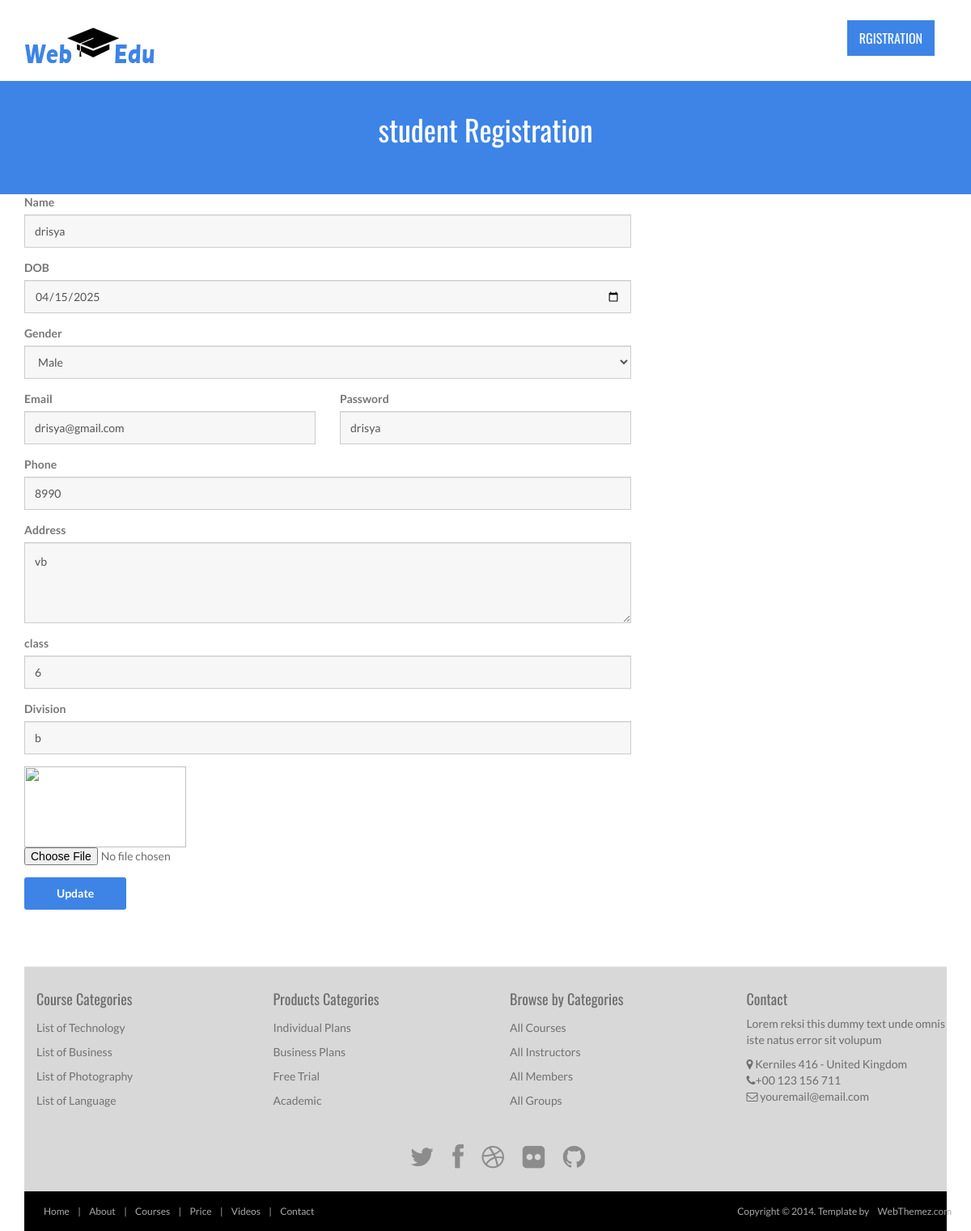
The app's page /editstudent.php?id=5 with its own data.
### tables this page shows
CREATE TABLE `studentreg` (
  `id` int(11) NOT NULL,
  `name` varchar(50) NOT NULL,
  `dob` date NOT NULL,
  `gender` varchar(50) NOT NULL,
  `email` varchar(50) NOT NULL,
  `phone` bigint(20) NOT NULL,
  `address` varchar(50) NOT NULL,
  `class` int(11) NOT NULL,
  `division` varchar(50) NOT NULL,
  `file` varchar(50) NOT NULL
);

### editstudent.php (the view, shortened to what this page needs)
<?php
include 'connection.php';
$id=$_GET['id'];
$data=mysqli_query($con,"select * from studentreg where id='$id'");
$row=mysqli_fetch_assoc($data);
$data1=mysqli_query($con,"select * from login where id='$id'and type='student'");
$row1=mysqli_fetch_assoc($data1);
?>
<!DOCTYPE html>
<html lang="en">
<head>
	<link rel="stylesheet" href="assets/css/bootstrap.min.css">
	<link rel="stylesheet" href="assets/css/font-awesome.min.css">
	<link rel="stylesheet" href="assets/css/bootstrap-theme.css" media="screen">
	<link rel="stylesheet" href="assets/css/style.css">
</head>
<body>
	<div class="navbar navbar-inverse">
		<div class="container">
			<div class="navbar-header">
				<a class="navbar-brand" href="index.html">
					<img src="assets/images/logo.png" alt="Techro HTML5 template"></a>
			</div>
			<div class="navbar-collapse collapse">
				<ul class="nav navbar-nav pull-right mainNav">
					<li class="active"><a href="">Rgistration</a></li>
				</ul>
			</div>
		</div>
	</div>
		<header id="head" class="secondary">
            <div class="container">
                    <h1>student Registration</h1>
                </div>
    </header>
	<div class="container">
				<div class="row">
					<div class="col-md-8">
						<form class="form-light mt-20" role="form" method="post" enctype="multipart/form-data">
							<div class="form-group">
								<label>Name</label>
								<input type="text" class="form-control" name="name" value="<?php echo $row['name'];?>"  required>
							</div>
                            <div class="form-group">
								<label>DOB</label>
								<input type="date" class="form-control" placeholder="Your name" value="<?php echo $row['dob'];?>" name="dob" required>
							</div>
                            <div class="form-group">
                            <label>Gender</label>
                        <select name="gender" class="form-control" value="<?php echo $row['gender'];?>"  id="exampleSelectGender" required>
                          <option value="Male"  >Male</option>
                        </select>
                        </div>
							<div class="row">
								<div class="col-md-6">
									<div class="form-group">
										<label>Email</label>
										<input type="email" class="form-control" value="<?php echo $row['email'];?>" name="email" required>
									</div>
								</div>
								<div class="col-md-6">
									<div class="form-group">
										<label>Password</label>
										<input type="text"  value="<?php echo $row1['password'];?>" class="form-control" name="password" >
									</div>
								</div>
							</div>
                            <div class="form-group">
								<label>Phone</label>
								<input type="text" class="form-control" value="<?php echo $row['phone'];?>"  name="phone" required>
							</div>
                            <div class="form-group">
								<label>Address</label>
								<textarea class="form-control" id="message" style="height:100px;" value=""  name="address" required ><?php echo $row['address'];?></textarea>
							</div>
							<div class="form-group">
								<label>class</label>
								<input type="text" class="form-control" value="<?php echo $row['class'];?>" name="class" required>
							</div>
                            <div class="form-group">
								<label>Division</label>
								<input type="text" class="form-control" name="division"  value="<?php echo $row['division'];?>" >
							</div>
                            <div>
                    <img src="image/<?php echo $row['file'] ;?>" height="100" width="200" id="new">
                       </div>
					   <div >
                        <input type="file"  name="f1" placeholder="image" id="imageInput" accept="image/*" onchange="previewImage(event)">
                      </div>
							<button type="submit" class="btn btn-two" name="submit">Update</button><p><br/></p>
						</form>
					</div>
			</div>
	 <footer id="footer">
		<div class="container">
   <div class="row">
  <div class="footerbottom">
    <div class="col-md-3 col-sm-6">
      <div class="footerwidget">
        <h4>
          Course Categories
        </h4>
        <div class="menu-course">
          <ul class="menu">
            <li><a href="#">
                List of Technology
              </a>
            </li>
            <li><a href="#">
                List of Business
              </a>
            </li>
            <li><a href="#">
                List of Photography
              </a>
            </li>
            <li><a href="#">
               List of Language
              </a>
            </li>
          </ul>
        </div>
      </div>
    </div>
    <div class="col-md-3 col-sm-6">
      <div class="footerwidget">
        <h4>
          Products Categories
        </h4>
        <div class="menu-course">
          <ul class="menu">
            <li> <a href="#">
                Individual Plans  </a>
            </li>
            <li><a href="#">
                Business Plans
              </a>
            </li>
            <li><a href="#">
                Free Trial
              </a>
            </li>
            <li><a href="#">
                Academic
              </a>
            </li>
          </ul>
        </div>
      </div>
    </div>
    <div class="col-md-3 col-sm-6">
      <div class="footerwidget">
        <h4>
          Browse by Categories
        </h4>
        <div class="menu-course">
          <ul class="menu">
            <li><a href="#">
                All Courses
              </a>
            </li>
            <li> <a href="#">
                All Instructors
              </a>
            </li>
            <li><a href="#">
                All Members
              </a>
            </li>
            <li>
              <a href="#">
                All Groups
              </a>
            </li>
          </ul>
        </div>
      </div>
    </div>
    <div class="col-md-3 col-sm-6">
            	<div class="footerwidget">
                         <h4>Contact</h4>
                        <p>Lorem reksi this dummy text unde omnis iste natus error sit volupum</p>
            <div class="contact-info">
            <i class="fa fa-map-marker"></i> Kerniles 416  - United Kingdom<br>
            <i class="fa fa-phone"></i>+00 123 156 711 <br>
             <i class="fa fa-envelope-o"></i> youremail@email.com
              </div>
                </div>
    </div>
  </div>
</div>
			<div class="social text-center">
				<a href="#"><i class="fa fa-twitter"></i></a>
				<a href="#"><i class="fa fa-facebook"></i></a>
				<a href="#"><i class="fa fa-dribbble"></i></a>
				<a href="#"><i class="fa fa-flickr"></i></a>
				<a href="#"><i class="fa fa-github"></i></a>
			</div>
		</div>
		<div class="footer2">
			<div class="container">
				<div class="row">
					<div class="col-md-6 panel">
						<div class="panel-body">
							<p class="simplenav">
								<a href="index.html">Home</a> |
								<a href="about.html">About</a> |
								<a href="courses.html">Courses</a> |
								<a href="price.html">Price</a> |
								<a href="videos.html">Videos</a> |
								<a href="contact.html">Contact</a>
							</p>
						</div>
					</div>
					<div class="col-md-6 panel">
						<div class="panel-body">
							<p class="text-right">
								Copyright &copy; 2014. Template by <a href="http://webthemez.com/" rel="develop">WebThemez.com</a>
							</p>
						</div>
					</div>
				</div>
			</div>
		</div>
	</footer>
</body>
</html>

### assets/css/style.css (style rules this page uses)
body { font-family: 'Lato', sans-serif; font-weight: normal; color: #6E6E6E; }
h1, h2, h3, h4, h5, h6 { font-weight: normal; font-family: 'Oswald', sans-serif; }
h1, .h1, h2, .h2, h3, .h3 { margin-top: 30px; }
a { color:#3d84e6; }
.navbar-nav>li>a { padding-top: 12px; padding-bottom: 12px; font-family: 'Oswald', sans-serif; font-weight: 400 !important; }
label { color: #777; }
.form-control { display: block; width: 100%; height: 41px; padding: 6px 12px; font-size: 14px; line-height: 2.428571; color: #555; background-color: #F7F7F7; background-image: none; border: 1px solid #ccc; border-radius: 0px; }
.navbar-inverse .navbar-brand img { width: 171px; }
#head { background-size: cover; height: 600px; text-align: center; color: white; font-weight: 300; position: relative; background-position-x: center; }
#head.secondary { height: 100px; min-height: 100px; padding-top: 0px; }
.panel { margin-bottom: 0px; background-color: transparent; border: 1px solid transparent; border-radius: 0px; -webkit-box-shadow: none; box-shadow: none; }
.panel-body { padding: 0px; }
ul, .list.custom-list ul { margin: 0 0 11px; list-style-type: none; padding-left: 10px; }
.navbar-inverse { background: #fff; margin: 0 auto; }
.navbar-inverse { border: none; }
.navbar-inverse .navbar-nav > li > a, .navbar-inverse .navbar-nav > .open ul > a { color: #B8B8B8; font-size: 16px; text-transform: uppercase; }
.navbar-inverse .navbar-nav > li > a:hover, .navbar-inverse .navbar-nav > li > a:focus, .navbar-inverse .navbar-nav > .open > a:hover, .navbar-inverse .navbar-nav > .open > a:focus, .navbar-inverse .navbar-nav > .active > a { background: #3d84e6; color: #fff !important; border-radius: 0px; }
.navbar-inverse .navbar-nav > li > a, .navbar-inverse .navbar-nav > .open ul > a { text-align: left; }
.navbar-inverse .navbar-nav > .active > a, .navbar-inverse .navbar-nav > .active > a:hover { color: #fff !important; border-radius: 0px; background: #3d84e6; }
img { max-width: 100%; }
footer { border-top: 1px solid #e5e5e5; background:#D8D8D8; margin-top: 40px; padding-top: 20px; }
ul.menu { padding: 0px; }
.menu li { padding: 5px 0px; }
.menu li a { color:#717171; }
.social { margin: 20px 0; }
.social a { font-size: 32px; margin: 0 10px; color: #8c8c8c; }
.footer2 { background: #000; padding: 15px 0; color: #aaa; font-size: 12px; }
.footer2 a { color: #aaa; }
.footer2 p { margin: 0; }
footer ul li { list-style: none; }
#head.secondary { padding-top: 0px; background:#3d84e6; background-size: cover; text-align: center; padding:10px 0; height: 140px; }
#head.secondary h1 { COLOR: #fff; text-align: center; }
.btn { background: #3d84e6; color: #fff; }
.footer2 a { padding: 4px 8px; }

### records on screen
studentreg: name "drisya", dob "04/15/2025", gender "Male", email "drisya@gmail.com", phone "8990", address "vb", class "6", division "b"
